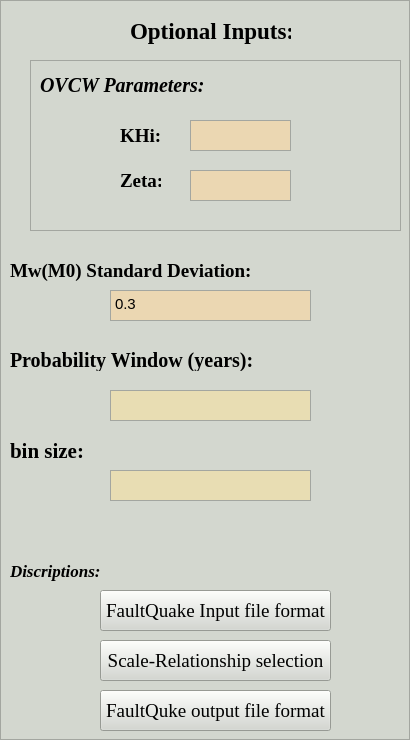
    <widget class="QFrame" name="frame_2">
     <property name="palette">
      <palette>
       <active>
        <colorrole role="WindowText">
         <brush brushstyle="SolidPattern">
          <color alpha="255">
           <red>0</red>
           <green>0</green>
           <blue>0</blue>
          </color>
         </brush>
        </colorrole>
        <colorrole role="Button">
         <brush brushstyle="SolidPattern">
          <color alpha="255">
           <red>211</red>
           <green>215</green>
           <blue>207</blue>
          </color>
         </brush>
        </colorrole>
        <colorrole role="Light">
         <brush brushstyle="SolidPattern">
          <color alpha="255">
           <red>255</red>
           <green>255</green>
           <blue>255</blue>
          </color>
         </brush>
        </colorrole>
        <colorrole role="Midlight">
         <brush brushstyle="SolidPattern">
          <color alpha="255">
           <red>233</red>
           <green>235</green>
           <blue>231</blue>
          </color>
         </brush>
        </colorrole>
        <colorrole role="Dark">
         <brush brushstyle="SolidPattern">
          <color alpha="255">
           <red>105</red>
           <green>107</green>
           <blue>103</blue>
          </color>
         </brush>
        </colorrole>
        <colorrole role="Mid">
         <brush brushstyle="SolidPattern">
          <color alpha="255">
           <red>141</red>
           <green>143</green>
           <blue>138</blue>
          </color>
         </brush>
        </colorrole>
        <colorrole role="Text">
         <brush brushstyle="SolidPattern">
          <color alpha="255">
           <red>0</red>
           <green>0</green>
           <blue>0</blue>
          </color>
         </brush>
        </colorrole>
        <colorrole role="BrightText">
         <brush brushstyle="SolidPattern">
          <color alpha="255">
           <red>255</red>
           <green>255</green>
           <blue>255</blue>
          </color>
         </brush>
        </colorrole>
        <colorrole role="ButtonText">
         <brush brushstyle="SolidPattern">
          <color alpha="255">
           <red>0</red>
           <green>0</green>
           <blue>0</blue>
          </color>
         </brush>
        </colorrole>
        <colorrole role="Base">
         <brush brushstyle="SolidPattern">
          <color alpha="255">
           <red>235</red>
           <green>215</green>
           <blue>178</blue>
          </color>
         </brush>
        </colorrole>
        <colorrole role="Window">
         <brush brushstyle="SolidPattern">
          <color alpha="255">
           <red>211</red>
           <green>215</green>
           <blue>207</blue>
          </color>
         </brush>
        </colorrole>
        <colorrole role="Shadow">
         <brush brushstyle="SolidPattern">
          <color alpha="255">
           <red>0</red>
           <green>0</green>
           <blue>0</blue>
          </color>
         </brush>
        </colorrole>
        <colorrole role="AlternateBase">
         <brush brushstyle="SolidPattern">
          <color alpha="255">
           <red>233</red>
           <green>235</green>
           <blue>231</blue>
          </color>
         </brush>
        </colorrole>
        <colorrole role="ToolTipBase">
         <brush brushstyle="SolidPattern">
          <color alpha="255">
           <red>255</red>
           <green>255</green>
           <blue>220</blue>
          </color>
         </brush>
        </colorrole>
        <colorrole role="ToolTipText">
         <brush brushstyle="SolidPattern">
          <color alpha="255">
           <red>0</red>
           <green>0</green>
           <blue>0</blue>
          </color>
         </brush>
        </colorrole>
        <colorrole role="PlaceholderText">
         <brush brushstyle="SolidPattern">
          <color alpha="255">
           <red>188</red>
           <green>188</green>
           <blue>202</blue>
          </color>
         </brush>
        </colorrole>
       </active>
       <inactive>
        <colorrole role="WindowText">
         <brush brushstyle="SolidPattern">
          <color alpha="255">
           <red>0</red>
           <green>0</green>
           <blue>0</blue>
          </color>
         </brush>
        </colorrole>
        <colorrole role="Button">
         <brush brushstyle="SolidPattern">
          <color alpha="255">
           <red>211</red>
           <green>215</green>
           <blue>207</blue>
          </color>
         </brush>
        </colorrole>
        <colorrole role="Light">
         <brush brushstyle="SolidPattern">
          <color alpha="255">
           <red>255</red>
           <green>255</green>
           <blue>255</blue>
          </color>
         </brush>
        </colorrole>
        <colorrole role="Midlight">
         <brush brushstyle="SolidPattern">
          <color alpha="255">
           <red>233</red>
           <green>235</green>
           <blue>231</blue>
          </color>
         </brush>
        </colorrole>
        <colorrole role="Dark">
         <brush brushstyle="SolidPattern">
          <color alpha="255">
           <red>105</red>
           <green>107</green>
           <blue>103</blue>
          </color>
         </brush>
        </colorrole>
        <colorrole role="Mid">
         <brush brushstyle="SolidPattern">
          <color alpha="255">
           <red>141</red>
           <green>143</green>
           <blue>138</blue>
          </color>
         </brush>
        </colorrole>
        <colorrole role="Text">
         <brush brushstyle="SolidPattern">
          <color alpha="255">
           <red>0</red>
           <green>0</green>
           <blue>0</blue>
          </color>
         </brush>
        </colorrole>
        <colorrole role="BrightText">
         <brush brushstyle="SolidPattern">
          <color alpha="255">
           <red>255</red>
           <green>255</green>
           <blue>255</blue>
          </color>
         </brush>
        </colorrole>
        <colorrole role="ButtonText">
         <brush brushstyle="SolidPattern">
          <color alpha="255">
           <red>0</red>
           <green>0</green>
           <blue>0</blue>
          </color>
         </brush>
        </colorrole>
        <colorrole role="Base">
         <brush brushstyle="SolidPattern">
          <color alpha="255">
           <red>235</red>
           <green>215</green>
           <blue>178</blue>
          </color>
         </brush>
        </colorrole>
        <colorrole role="Window">
         <brush brushstyle="SolidPattern">
          <color alpha="255">
           <red>211</red>
           <green>215</green>
           <blue>207</blue>
          </color>
         </brush>
        </colorrole>
        <colorrole role="Shadow">
         <brush brushstyle="SolidPattern">
          <color alpha="255">
           <red>0</red>
           <green>0</green>
           <blue>0</blue>
          </color>
         </brush>
        </colorrole>
        <colorrole role="AlternateBase">
         <brush brushstyle="SolidPattern">
          <color alpha="255">
           <red>233</red>
           <green>235</green>
           <blue>231</blue>
          </color>
         </brush>
        </colorrole>
        <colorrole role="ToolTipBase">
         <brush brushstyle="SolidPattern">
          <color alpha="255">
           <red>255</red>
           <green>255</green>
           <blue>220</blue>
          </color>
         </brush>
        </colorrole>
        <colorrole role="ToolTipText">
         <brush brushstyle="SolidPattern">
          <color alpha="255">
           <red>0</red>
           <green>0</green>
           <blue>0</blue>
          </color>
         </brush>
        </colorrole>
        <colorrole role="PlaceholderText">
         <brush brushstyle="SolidPattern">
          <color alpha="255">
           <red>188</red>
           <green>188</green>
           <blue>202</blue>
          </color>
         </brush>
        </colorrole>
       </inactive>
       <disabled>
        <colorrole role="WindowText">
         <brush brushstyle="SolidPattern">
          <color alpha="255">
           <red>105</red>
           <green>107</green>
           <blue>103</blue>
          </color>
         </brush>
        </colorrole>
        <colorrole role="Button">
         <brush brushstyle="SolidPattern">
          <color alpha="255">
           <red>211</red>
           <green>215</green>
           <blue>207</blue>
          </color>
         </brush>
        </colorrole>
        <colorrole role="Light">
         <brush brushstyle="SolidPattern">
          <color alpha="255">
           <red>255</red>
           <green>255</green>
           <blue>255</blue>
          </color>
         </brush>
        </colorrole>
        <colorrole role="Midlight">
         <brush brushstyle="SolidPattern">
          <color alpha="255">
           <red>233</red>
           <green>235</green>
           <blue>231</blue>
          </color>
         </brush>
        </colorrole>
        <colorrole role="Dark">
         <brush brushstyle="SolidPattern">
          <color alpha="255">
           <red>105</red>
           <green>107</green>
           <blue>103</blue>
          </color>
         </brush>
        </colorrole>
        <colorrole role="Mid">
         <brush brushstyle="SolidPattern">
          <color alpha="255">
           <red>141</red>
           <green>143</green>
           <blue>138</blue>
          </color>
         </brush>
        </colorrole>
        <colorrole role="Text">
         <brush brushstyle="SolidPattern">
          <color alpha="255">
           <red>105</red>
           <green>107</green>
           <blue>103</blue>
          </color>
         </brush>
        </colorrole>
        <colorrole role="BrightText">
         <brush brushstyle="SolidPattern">
          <color alpha="255">
           <red>255</red>
           <green>255</green>
           <blue>255</blue>
          </color>
         </brush>
        </colorrole>
        <colorrole role="ButtonText">
         <brush brushstyle="SolidPattern">
          <color alpha="255">
           <red>105</red>
           <green>107</green>
           <blue>103</blue>
          </color>
         </brush>
        </colorrole>
        <colorrole role="Base">
         <brush brushstyle="SolidPattern">
          <color alpha="255">
           <red>211</red>
           <green>215</green>
           <blue>207</blue>
          </color>
         </brush>
        </colorrole>
        <colorrole role="Window">
         <brush brushstyle="SolidPattern">
          <color alpha="255">
           <red>211</red>
           <green>215</green>
           <blue>207</blue>
          </color>
         </brush>
        </colorrole>
        <colorrole role="Shadow">
         <brush brushstyle="SolidPattern">
          <color alpha="255">
           <red>0</red>
           <green>0</green>
           <blue>0</blue>
          </color>
         </brush>
        </colorrole>
        <colorrole role="AlternateBase">
         <brush brushstyle="SolidPattern">
          <color alpha="255">
           <red>211</red>
           <green>215</green>
           <blue>207</blue>
          </color>
         </brush>
        </colorrole>
        <colorrole role="ToolTipBase">
         <brush brushstyle="SolidPattern">
          <color alpha="255">
           <red>255</red>
           <green>255</green>
           <blue>220</blue>
          </color>
         </brush>
        </colorrole>
        <colorrole role="ToolTipText">
         <brush brushstyle="SolidPattern">
          <color alpha="255">
           <red>0</red>
           <green>0</green>
           <blue>0</blue>
          </color>
         </brush>
        </colorrole>
        <colorrole role="PlaceholderText">
         <brush brushstyle="SolidPattern">
          <color alpha="255">
           <red>188</red>
           <green>188</green>
           <blue>202</blue>
          </color>
         </brush>
        </colorrole>
       </disabled>
      </palette>
     </property>
     <property name="frameShape">
      <enum>QFrame::StyledPanel</enum>
     </property>
     <property name="frameShadow">
      <enum>QFrame::Raised</enum>
     </property>
     <widget class="QLabel" name="label_4">
      <property name="geometry">
       <rect>
        <x>10</x>
        <y>430</y>
        <width>81</width>
        <height>41</height>
       </rect>
      </property>
      <property name="font">
       <font>
        <family>Times New Roman</family>
        <pointsize>16</pointsize>
        <weight>75</weight>
        <italic>false</italic>
        <bold>true</bold>
       </font>
      </property>
      <property name="contextMenuPolicy">
       <enum>Qt::DefaultContextMenu</enum>
      </property>
      <property name="text">
       <string>bin size:</string>
      </property>
      <property name="textFormat">
       <enum>Qt::AutoText</enum>
      </property>
      <property name="indent">
       <number>-3</number>
      </property>
     </widget>
     <widget class="QLabel" name="label_5">
      <property name="geometry">
       <rect>
        <x>10</x>
        <y>350</y>
        <width>261</width>
        <height>21</height>
       </rect>
      </property>
      <property name="font">
       <font>
        <family>Times New Roman</family>
        <pointsize>15</pointsize>
        <weight>75</weight>
        <italic>false</italic>
        <bold>true</bold>
       </font>
      </property>
      <property name="contextMenuPolicy">
       <enum>Qt::DefaultContextMenu</enum>
      </property>
      <property name="text">
       <string>Probability Window (years):</string>
      </property>
      <property name="textFormat">
       <enum>Qt::AutoText</enum>
      </property>
      <property name="indent">
       <number>-3</number>
      </property>
     </widget>
     <widget class="QLabel" name="label_6">
      <property name="geometry">
       <rect>
        <x>10</x>
        <y>550</y>
        <width>91</width>
        <height>41</height>
       </rect>
      </property>
      <property name="font">
       <font>
        <family>Times New Roman</family>
        <pointsize>13</pointsize>
        <weight>75</weight>
        <italic>true</italic>
        <bold>true</bold>
       </font>
      </property>
      <property name="contextMenuPolicy">
       <enum>Qt::DefaultContextMenu</enum>
      </property>
      <property name="text">
       <string>Discriptions:</string>
      </property>
      <property name="textFormat">
       <enum>Qt::AutoText</enum>
      </property>
      <property name="indent">
       <number>-3</number>
      </property>
     </widget>
     <widget class="QTextEdit" name="textEdit_3">
      <property name="geometry">
       <rect>
        <x>110</x>
        <y>390</y>
        <width>201</width>
        <height>31</height>
       </rect>
      </property>
      <property name="palette">
       <palette>
        <active>
         <colorrole role="Base">
          <brush brushstyle="SolidPattern">
           <color alpha="255">
            <red>232</red>
            <green>221</green>
            <blue>179</blue>
           </color>
          </brush>
         </colorrole>
        </active>
        <inactive>
         <colorrole role="Base">
          <brush brushstyle="SolidPattern">
           <color alpha="255">
            <red>232</red>
            <green>221</green>
            <blue>179</blue>
           </color>
          </brush>
         </colorrole>
        </inactive>
        <disabled>
         <colorrole role="Base">
          <brush brushstyle="SolidPattern">
           <color alpha="255">
            <red>211</red>
            <green>215</green>
            <blue>207</blue>
           </color>
          </brush>
         </colorrole>
        </disabled>
       </palette>
      </property>
      <property name="html">
       <string>&lt;!DOCTYPE HTML PUBLIC &quot;-//W3C//DTD HTML 4.0//EN&quot; &quot;http://www.w3.org/TR/REC-html40/strict.dtd&quot;&gt;
&lt;html&gt;&lt;head&gt;&lt;meta name=&quot;qrichtext&quot; content=&quot;1&quot; /&gt;&lt;style type=&quot;text/css&quot;&gt;
p, li { white-space: pre-wrap; }
&lt;/style&gt;&lt;/head&gt;&lt;body style=&quot; font-family:'Ubuntu'; font-size:11pt; font-weight:400; font-style:normal;&quot;&gt;
&lt;p style=&quot;-qt-paragraph-type:empty; margin-top:0px; margin-bottom:0px; margin-left:0px; margin-right:0px; -qt-block-indent:0; text-indent:0px;&quot;&gt;&lt;br /&gt;&lt;/p&gt;&lt;/body&gt;&lt;/html&gt;</string>
      </property>
     </widget>
     <widget class="QTextEdit" name="textEdit_4">
      <property name="geometry">
       <rect>
        <x>110</x>
        <y>470</y>
        <width>201</width>
        <height>31</height>
       </rect>
      </property>
      <property name="palette">
       <palette>
        <active>
         <colorrole role="Base">
          <brush brushstyle="SolidPattern">
           <color alpha="255">
            <red>232</red>
            <green>221</green>
            <blue>179</blue>
           </color>
          </brush>
         </colorrole>
        </active>
        <inactive>
         <colorrole role="Base">
          <brush brushstyle="SolidPattern">
           <color alpha="255">
            <red>232</red>
            <green>221</green>
            <blue>179</blue>
           </color>
          </brush>
         </colorrole>
        </inactive>
        <disabled>
         <colorrole role="Base">
          <brush brushstyle="SolidPattern">
           <color alpha="255">
            <red>211</red>
            <green>215</green>
            <blue>207</blue>
           </color>
          </brush>
         </colorrole>
        </disabled>
       </palette>
      </property>
     </widget>
     <widget class="QPushButton" name="pushButton_3">
      <property name="geometry">
       <rect>
        <x>100</x>
        <y>590</y>
        <width>231</width>
        <height>41</height>
       </rect>
      </property>
      <property name="font">
       <font>
        <family>Times New Roman</family>
        <pointsize>14</pointsize>
        <weight>50</weight>
        <bold>false</bold>
       </font>
      </property>
      <property name="text">
       <string>FaultQuake Input file format</string>
      </property>
     </widget>
     <widget class="QPushButton" name="pushButton_5">
      <property name="geometry">
       <rect>
        <x>100</x>
        <y>640</y>
        <width>231</width>
        <height>41</height>
       </rect>
      </property>
      <property name="font">
       <font>
        <family>Times New Roman</family>
        <pointsize>14</pointsize>
        <weight>50</weight>
        <bold>false</bold>
       </font>
      </property>
      <property name="text">
       <string>Scale-Relationship selection</string>
      </property>
     </widget>
     <widget class="QPushButton" name="pushButton_6">
      <property name="geometry">
       <rect>
        <x>100</x>
        <y>690</y>
        <width>231</width>
        <height>41</height>
       </rect>
      </property>
      <property name="font">
       <font>
        <family>Times New Roman</family>
        <pointsize>14</pointsize>
        <weight>50</weight>
        <bold>false</bold>
       </font>
      </property>
      <property name="text">
       <string>FaultQuke output file format</string>
      </property>
     </widget>
     <widget class="QFrame" name="frame_3">
      <property name="geometry">
       <rect>
        <x>30</x>
        <y>60</y>
        <width>371</width>
        <height>171</height>
       </rect>
      </property>
      <property name="frameShape">
       <enum>QFrame::StyledPanel</enum>
      </property>
      <property name="frameShadow">
       <enum>QFrame::Raised</enum>
      </property>
      <widget class="QLabel" name="label_8">
       <property name="geometry">
        <rect>
         <x>10</x>
         <y>10</y>
         <width>171</width>
         <height>31</height>
        </rect>
       </property>
       <property name="font">
        <font>
         <family>Times New Roman</family>
         <pointsize>15</pointsize>
         <weight>75</weight>
         <italic>true</italic>
         <bold>true</bold>
        </font>
       </property>
       <property name="text">
        <string>OVCW Parameters:</string>
       </property>
      </widget>
      <widget class="QTextBrowser" name="textBrowser">
       <property name="geometry">
        <rect>
         <x>160</x>
         <y>60</y>
         <width>101</width>
         <height>31</height>
        </rect>
       </property>
      </widget>
      <widget class="QTextBrowser" name="textBrowser_2">
       <property name="geometry">
        <rect>
         <x>160</x>
         <y>110</y>
         <width>101</width>
         <height>31</height>
        </rect>
       </property>
      </widget>
      <widget class="QLabel" name="label_9">
       <property name="geometry">
        <rect>
         <x>90</x>
         <y>60</y>
         <width>51</width>
         <height>31</height>
        </rect>
       </property>
       <property name="font">
        <font>
         <family>Times New Roman</family>
         <pointsize>14</pointsize>
         <weight>75</weight>
         <bold>true</bold>
        </font>
       </property>
       <property name="text">
        <string>KHi:</string>
       </property>
      </widget>
      <widget class="QLabel" name="label_10">
       <property name="geometry">
        <rect>
         <x>90</x>
         <y>110</y>
         <width>41</width>
         <height>21</height>
        </rect>
       </property>
       <property name="font">
        <font>
         <family>Times New Roman</family>
         <pointsize>14</pointsize>
         <weight>75</weight>
         <bold>true</bold>
        </font>
       </property>
       <property name="text">
        <string>Zeta:</string>
       </property>
      </widget>
     </widget>
     <widget class="QLabel" name="label_7">
      <property name="geometry">
       <rect>
        <x>130</x>
        <y>10</y>
        <width>161</width>
        <height>41</height>
       </rect>
      </property>
      <property name="font">
       <font>
        <family>Times New Roman</family>
        <pointsize>17</pointsize>
        <weight>75</weight>
        <bold>true</bold>
       </font>
      </property>
      <property name="text">
       <string>Optional Inputs:</string>
      </property>
     </widget>
     <widget class="QLabel" name="label_11">
      <property name="geometry">
       <rect>
        <x>10</x>
        <y>260</y>
        <width>251</width>
        <height>21</height>
       </rect>
      </property>
      <property name="font">
       <font>
        <family>Times New Roman</family>
        <pointsize>14</pointsize>
        <weight>75</weight>
        <bold>true</bold>
       </font>
      </property>
      <property name="text">
       <string>Mw(M0) Standard Deviation:</string>
      </property>
     </widget>
     <widget class="QTextBrowser" name="textBrowser_3">
      <property name="geometry">
       <rect>
        <x>110</x>
        <y>290</y>
        <width>201</width>
        <height>31</height>
       </rect>
      </property>
      <property name="html">
       <string>&lt;!DOCTYPE HTML PUBLIC &quot;-//W3C//DTD HTML 4.0//EN&quot; &quot;http://www.w3.org/TR/REC-html40/strict.dtd&quot;&gt;
&lt;html&gt;&lt;head&gt;&lt;meta name=&quot;qrichtext&quot; content=&quot;1&quot; /&gt;&lt;style type=&quot;text/css&quot;&gt;
p, li { white-space: pre-wrap; }
&lt;/style&gt;&lt;/head&gt;&lt;body style=&quot; font-family:'Ubuntu'; font-size:11pt; font-weight:400; font-style:normal;&quot;&gt;
&lt;p style=&quot; margin-top:0px; margin-bottom:0px; margin-left:0px; margin-right:0px; -qt-block-indent:0; text-indent:0px;&quot;&gt;0.3&lt;/p&gt;&lt;/body&gt;&lt;/html&gt;</string>
      </property>
     </widget>
    </widget>
